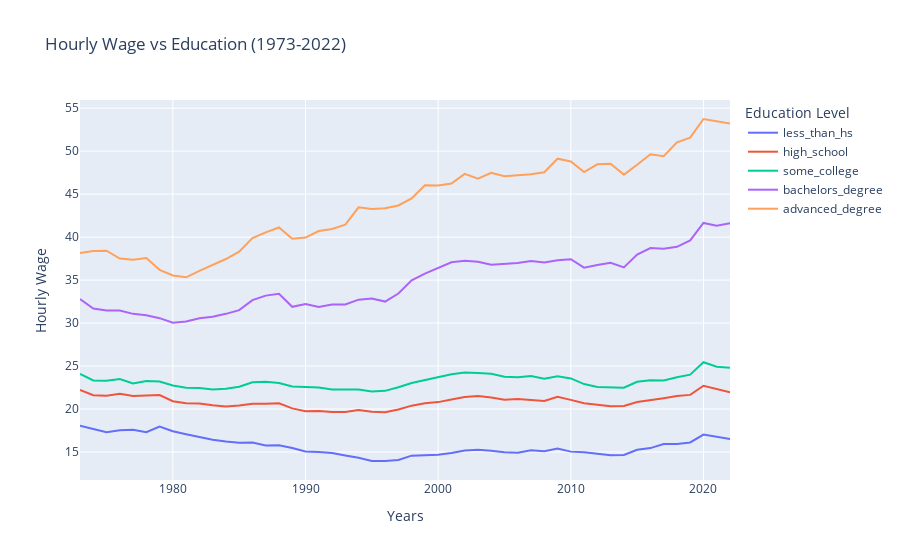

Notebook cell for this chart:
### Code cell
fig = px.line(df_ed, x = "year", y = df_ed.columns,title = "Hourly Wage vs Education (1973-2022)")
fig.update_layout(xaxis_title = "Years", yaxis_title = "Hourly Wage", legend_title = "Education Level")
fig.show()
